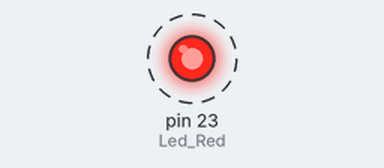
The sketch below on a simulated Arduino Mega 2560, built with avr-gcc and run on an emulated ATmega2560. Parts: output pins drawn as LEDs (lit = HIGH). Dashed ring = blinking.

Above: at 0.05 s.
Timing chart, 0 to 3.0 s (numbered marks = the images above):
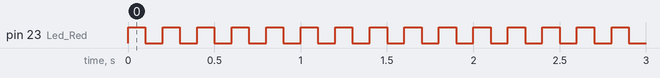

The sketch:

blink.ino
```cpp
#define Led_Red 23 //gpio used for led red color

void setup() {
  // put your setup code here, to run once:
  pinMode(Led_Red, OUTPUT); //state output for led red color
}

void loop() {
  // put your main code here, to run repeatedly:
  digitalWrite(Led_Red, HIGH); // state off
  delay(100); //time (ms) on
  digitalWrite(Led_Red, LOW); // state off
  delay(100); //time (ms) off
}
```

Measured:
- by itself, pin 23 (Led_Red): alternates HIGH for 0.10 s and LOW for 0.10 s
